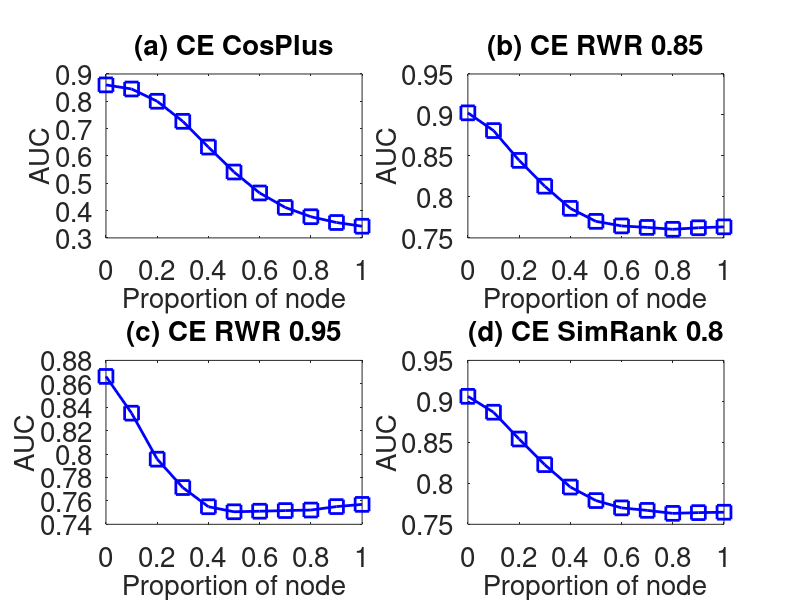

Write the MATLAB code that produced this figure.
subplot(2,2,1);
x=0:0.1:1;
y=[0.86007	0.845032	0.800118	0.72671	0.632426	0.541124	0.464498	0.411472	0.377536	0.356352	0.342672
];
plot(x,y,'-bs','LineWidth',2,'MarkerSize',10);
set(gca,'FontSize',20);
xlabel('Proportion of node','fontsize',20);
ylabel('AUC','fontsize',20);
title('(a) CE CosPlus','fontsize',20);

subplot(2,2,2);
x=0:0.1:1;
y=[0.902588	0.880958	0.844568	0.81308	0.786038	0.770184	0.76462	0.762798	0.76049	0.76237	0.763478
];
plot(x,y,'-bs','LineWidth',2,'MarkerSize',10);
set(gca,'FontSize',20);
xlabel('Proportion of node','fontsize',20);
ylabel('AUC','fontsize',20);
title('(b) CE RWR 0.85','fontsize',20);

subplot(2,2,3);
x=0:0.1:1;
y=[0.866308	0.834914	0.795636	0.771386	0.755	0.750704	0.751178	0.751734	0.752186	0.75513	0.757012
];
plot(x,y,'-bs','LineWidth',2,'MarkerSize',10);
set(gca,'FontSize',20);
xlabel('Proportion of node','fontsize',20);
ylabel('AUC','fontsize',20);
title('(c) CE RWR 0.95','fontsize',20);


subplot(2,2,4);
x=0:0.1:1;
y=[0.906144	0.886768	0.85408	0.822816	0.79545	0.77896	0.770042	0.767	0.763342	0.764264	0.764736
];
plot(x,y,'-bs','LineWidth',2,'MarkerSize',10);
set(gca,'FontSize',20);
xlabel('Proportion of node','fontsize',20);
ylabel('AUC','fontsize',20);
title('(d) CE SimRank 0.8','fontsize',20);
